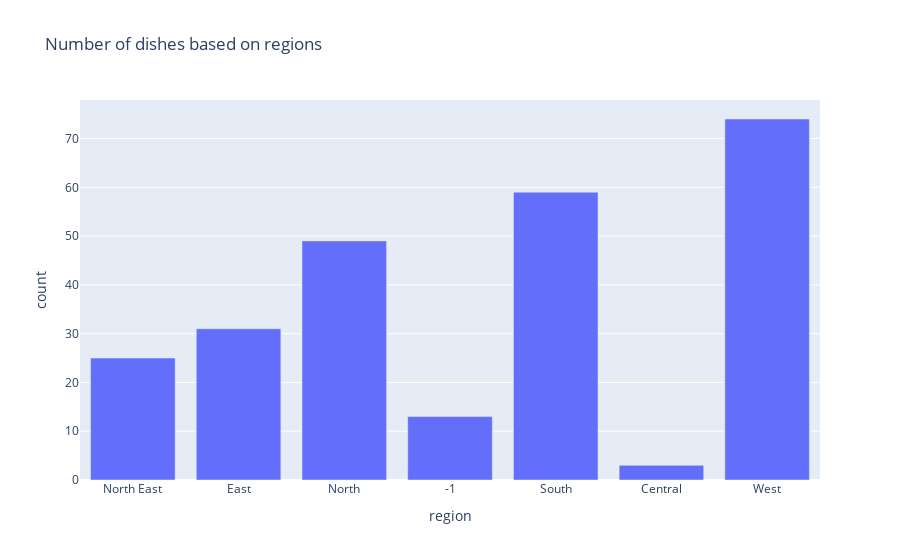

The cell this chart's notebook holds for it:
### Markdown cell above
### Number of dishes based on region

### Code cell
reg_df = df.region.value_counts().reset_index()
reg_df.columns = ['region', 'count']
reg_df = reg_df.sample(frac=1)
fig = px.bar(reg_df, x='region', y='count', title='Number of dishes based on regions')
fig.show()

### Figure 1 — Plotly figure (JSON) as saved in the notebook; plotly's stock layout.template omitted (floating-point values rounded to 4 significant figures)
{"data": [{"alignmentgroup": "True", "hovertemplate": "region=%{x}<br>count=%{y}<extra></extra>", "legendgroup": "", "marker": {"color": "#636efa"}, "name": "", "offsetgroup": "", "orientation": "v", "showlegend": false, "textposition": "auto", "type": "bar", "x": ["North East", "East", "North", "-1", "South", "Central", "West"], "xaxis": "x", "y": [25, 31, 49, 13, 59, 3, 74], "yaxis": "y"}], "layout": {"barmode": "relative", "legend": {"tracegroupgap": 0}, "title": {"text": "Number of dishes based on regions"}, "xaxis": {"anchor": "y", "domain": [0, 1], "title": {"text": "region"}}, "yaxis": {"anchor": "x", "domain": [0, 1], "title": {"text": "count"}}}}
